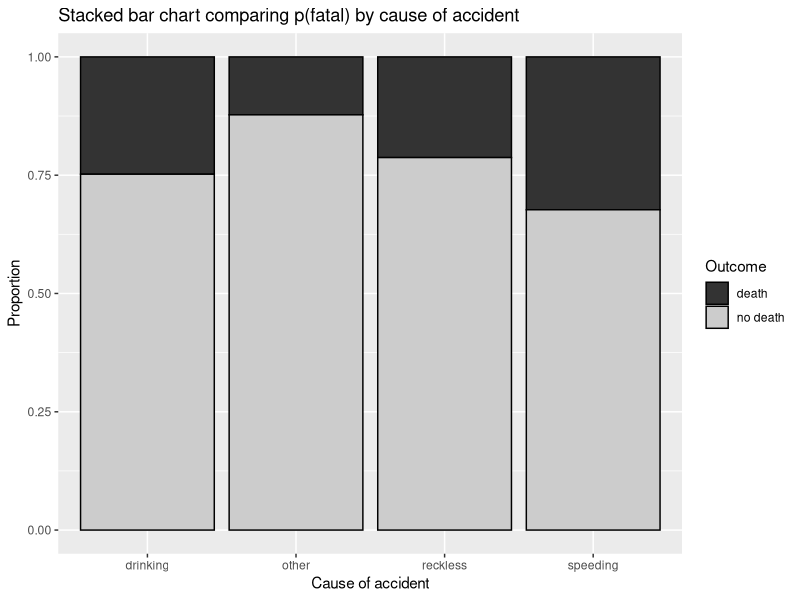
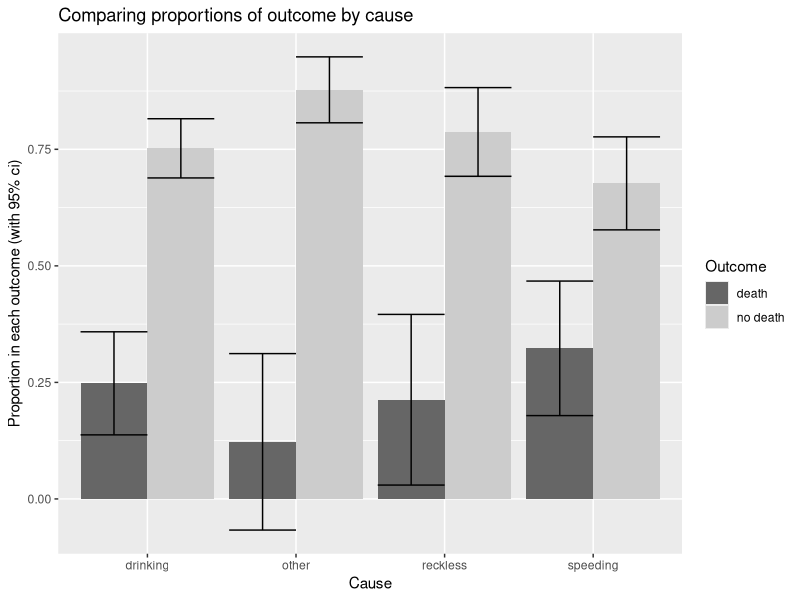
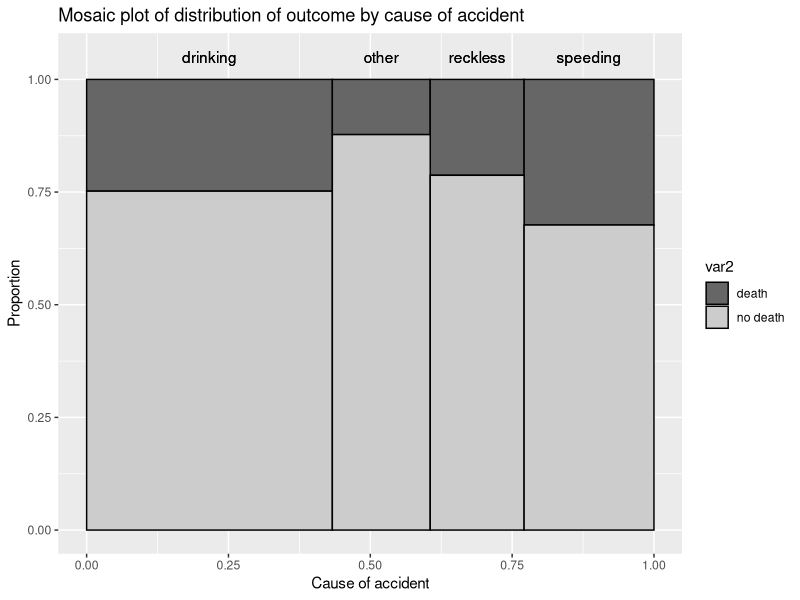
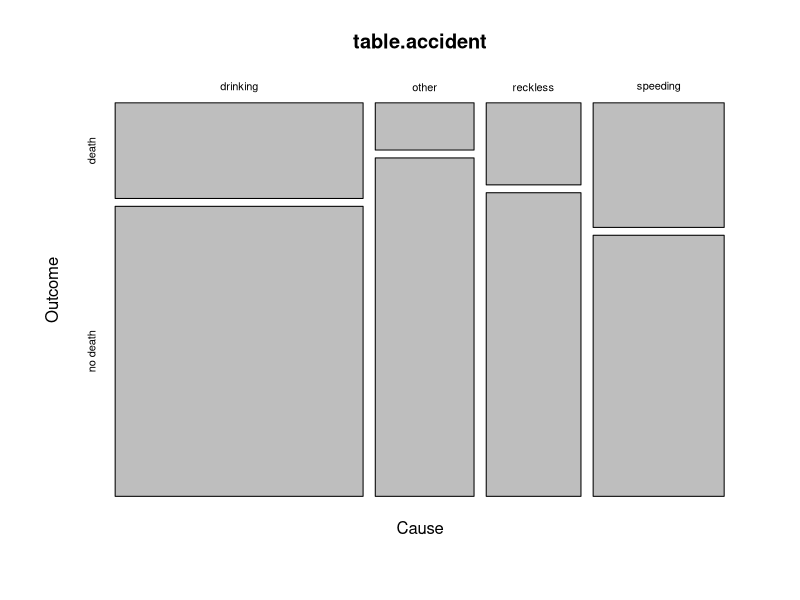
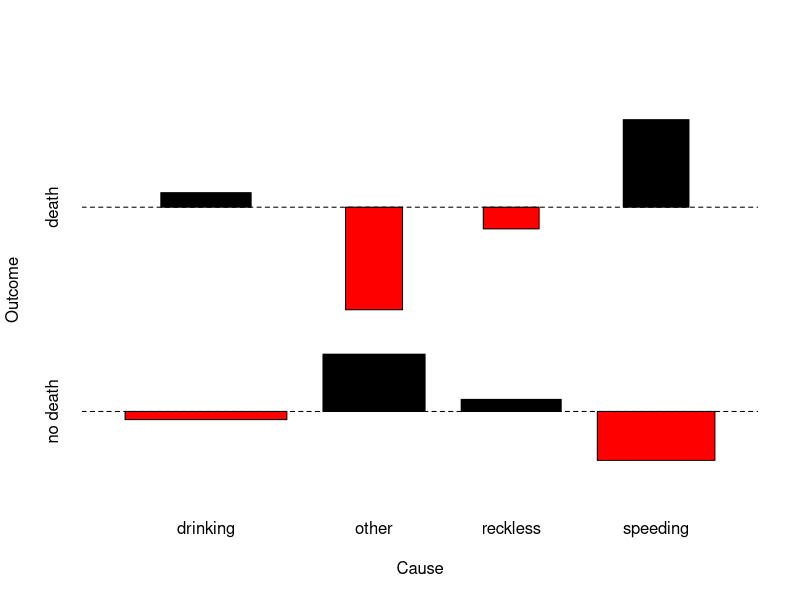
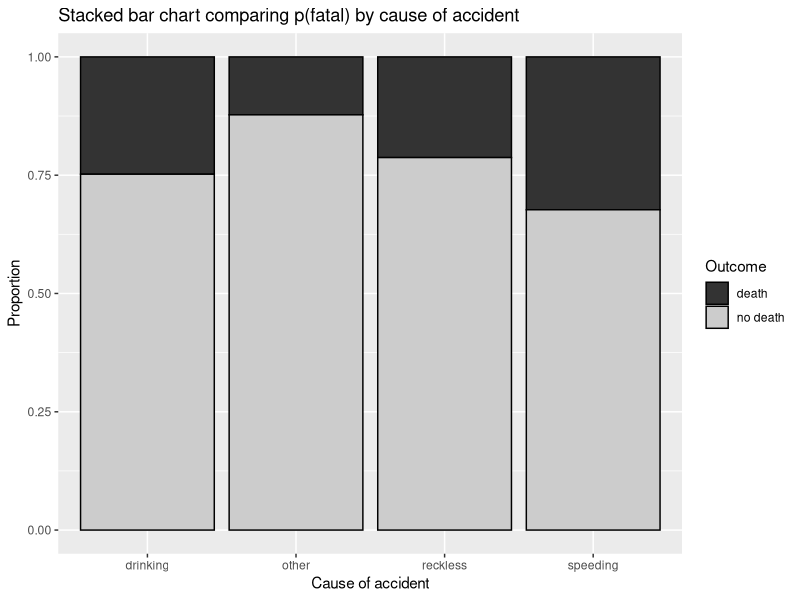
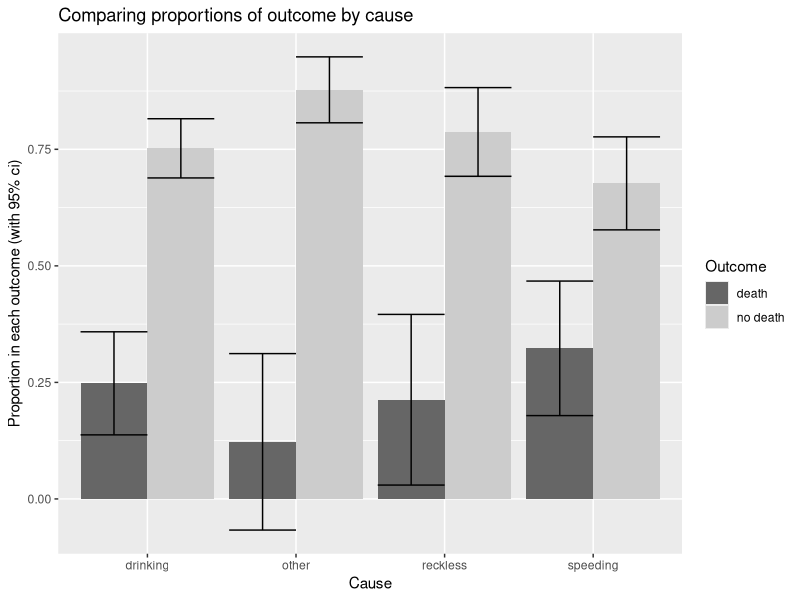
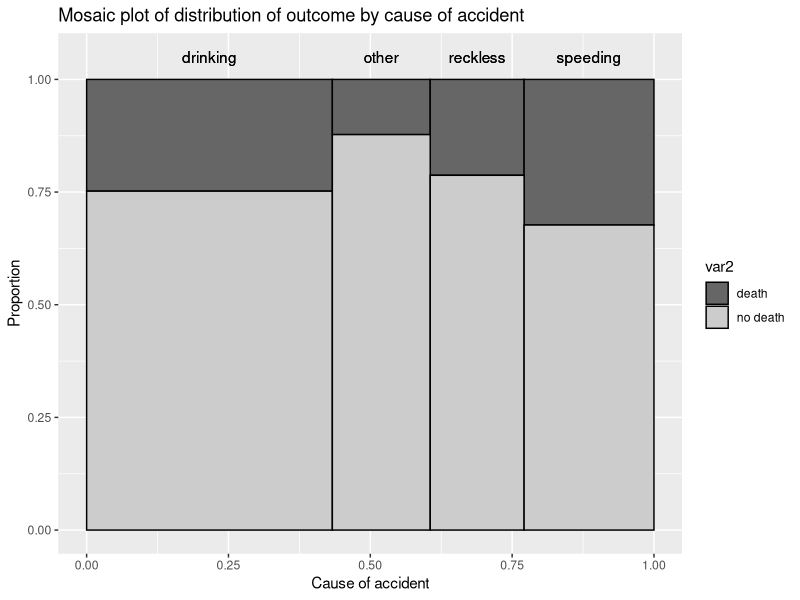

Write the R code that produced these figures, in order.
# Accidents classified by outcome

# 2014-12-20 CJS gplot; split; as.is;

# Lines starting in ##***part001b; and ##***part001e; are used
# to bracket portions of the R code for inclusion into my
# course notes and are not normally coded.

options(useFancyQuotes=FALSE) # renders summary output corrects

# load required libraries
library(ggplot2)
library(plyr)
library(reshape2)

# Read in the data
sink('accident-R-001.txt', split=TRUE)
##***part001b;
accident <- read.csv("accident.csv", header=TRUE, as.is=TRUE, strip.white=TRUE)
accident$Cause   <- factor(accident$Cause)
accident$Outcome <- factor(accident$Outcome)
accident
##***part001e;
sink()

str(accident)


# We now create a contingency table which can be used in various analyses
# Try different order in the variable on the right of the ~ and see the effect on the
# table and plot.

sink('accident-R-015.txt', split=TRUE)
##***part015b;
table.accident <- xtabs(Count ~Cause + Outcome, data=accident)
table.accident 
prop.table(table.accident,margin=1)
##***part015e;
sink()


# Compute our own proportions and se for plot
report <- ddply(accident, "Cause", function(x){
  # Compute the proportions etc for each source of Count
  x$prop <- x$Count/ sum(x$Count)
  x$se   <- sqrt(x$prop*(1-x$prop)/x$Count)
  x$lcl  <- x$prop - 2*x$se
  x$ucl  <- x$prop + 2*x$se
  return(x)
})
report




##***part004b;
segbar <- ggplot(data=report, aes(x=Cause, y=prop, fill=Outcome ))+
  ggtitle("Stacked bar chart comparing p(fatal) by cause of accident")+
  xlab("Cause of accident")+ylab("Proportion")+
  geom_bar(stat="identity", color="black")+
  scale_fill_grey()
segbar
##***part004e;

ggsave(plot=segbar, file='accident-R-segbar.png', h=4, w=6, units="in", dpi=300)


# Create side-by-side bar charts
##***part003b;
barplot <- ggplot(data=report, aes(x=Cause, y=prop, fill=Outcome))+
  ggtitle("Comparing proportions of outcome by cause")+
  ylab("Proportion in each outcome (with 95% ci)")+
  geom_bar(stat="identity", position="dodge")+
  geom_errorbar(aes(ymin=lcl, ymax=ucl), w=0.2, position=position_dodge(w=0.9))+
  scale_fill_grey(start=0.4, end=0.8)
barplot
##***part003e;

ggsave(plot=barplot, file="elkhabitat-R-barplot.png", h=4, w=6, units="in", dpi=300)


# There is no builtin mosaic plot in ggplot, but code is available at StackOver flow
# http://stackoverflow.com/questions/19233365/how-to-create-a-marimekko-mosaic-plot-in-ggplot2
ggMMplot <- function(var1, var2){
  require(ggplot2)
  levVar1 <- length(levels(var1))
  levVar2 <- length(levels(var2))

  jointTable <- prop.table(table(var1, var2))
  plotData <- as.data.frame(jointTable)
  plotData$marginVar1 <- prop.table(table(var1))
  plotData$var2Height <- plotData$Freq / plotData$marginVar1
  plotData$var1Center <- c(0, cumsum(plotData$marginVar1)[1:levVar1 -1]) +
    plotData$marginVar1 / 2

  ggplot(plotData, aes(var1Center, var2Height)) +
    geom_bar(stat = "identity", aes(width = marginVar1, fill = var2), col = "Black") +
    geom_text(aes(label = as.character(var1), x = var1Center, y = 1.05)) 
  }


##***part016b;
# There is no builtin mosaic plot in ggplot, but code is available at StackOver flow
# http://stackoverflow.com/questions/19233365/how-to-create-a-marimekko-mosaic-plot-in-ggplot2

accident.expand <- accident[rep(1:nrow(accident), accident$Count),]
mplot <- ggMMplot(accident.expand$Cause, accident.expand$Outcome)+
    ggtitle("Mosaic plot of distribution of outcome by cause of accident")+
    xlab("Cause of accident")+ylab("Proportion")+
    scale_fill_grey(start=0.4, end=0.8)
mplot
##***part016e;
ggsave(plot=mplot, file='elkhabitat-R-016.png', h=4, w=6, unit="in", dpi=300)

# also in base $ graphics
mosaicplot(table.accident)  


# Do the formal chisquare goodness of fit test
sink('accident-R-020.txt', split=TRUE)
##***part020b;
accident.test <- chisq.test(table.accident)
accident.test
accident.test$observed
accident.test$expected
accident.test$residual
##***part020e;
sink()

# R has a funky association plot, but side-by-side bar plots show the same information
png('accident-R-030.png')
##***part030b;
assocplot(table.accident)   
##***part030e;
dev.off()

assocplot(table.accident)   


 
